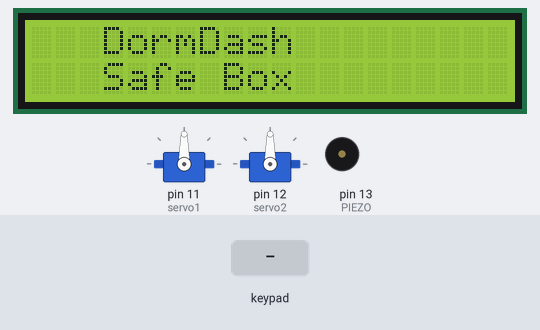
This sketch was run on a simulated Arduino Uno, built with avr-gcc and run on an emulated ATmega328P. Shown: 2 × servo, 20×2 character LCD, buzzer (waves = sounding). The test bench sets the inputs (shaded band).

Above: at 0.4 s.
At 4.5 s:
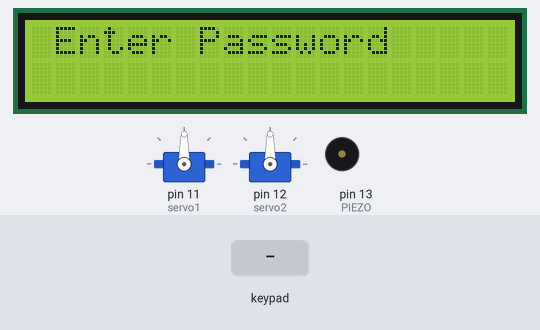
4.6 s: keypad keys 1 2 3 4 5 6 pressed 0.4 s apart
At 5.21 s:
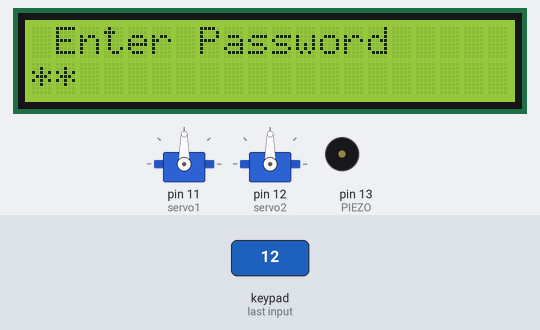
At 7.7 s:
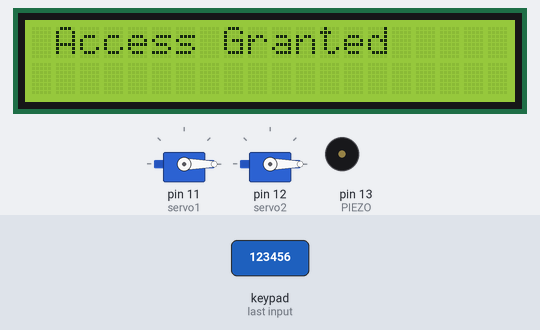
Timing chart, 0 to 9.2 s (numbered marks = the images above; inputs shaded):
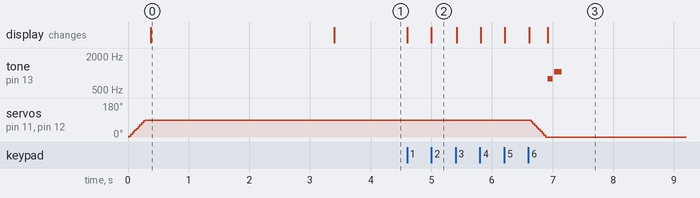

Measured:
- after the input at 4.6 s, tone on pin 13 (PIEZO): silent → 784 Hz after 2.3 s, → silent 0.08 s later, → 1047 Hz 0.02 s later, → silent 0.13 s later; servo on pin 11 (servo1), servo on pin 12 (servo2): moves from 90° to 0° over 0.24 s, starting after 2.0 s; the display: first changes at once (image 2 shows a later state)
- what the display in image 0 shows lasts 3.0 s, from 0.4 s to 3.4 s

The sketch:

keypad.ino
```cpp
#include <LiquidCrystal_I2C.h>
#include <Keypad.h>
#include <Servo.h>

LiquidCrystal_I2C lcd(0x27, 20, 2);

// Declare Servos
Servo servo1;
Servo servo2;

#define Password_Length 7 // Space for six chars + NULL char

#define PIEZO   13 // Passive buzzer
#define NOTE_G4  392
#define NOTE_C5  523
#define NOTE_G5  784
#define NOTE_C6  1047

int pos = 0;    // Variable to store the servo position

char Data[Password_Length]; // Holds input password
char Master[Password_Length] = "123456"; // Master password

byte data_count = 0;
int door = 1; // 1 = closed, 0 = open
unsigned long accessGrantedTime = 0; // Time when access was granted
const unsigned long accessDuration = 60000; // 1 minute in milliseconds

const byte ROWS = 4;
const byte COLS = 4;

char keys[ROWS][COLS] = {
  {'1', '2', '3', 'A'},
  {'4', '5', '6', 'B'},
  {'7', '8', '9', 'C'},
  {'*', '0', '#', 'D'}
};

byte rowPins[ROWS] = {3, 4, 5, 6};
byte colPins[COLS] = {7, 8, 9, 10};

Keypad myKeypad = Keypad(makeKeymap(keys), rowPins, colPins, ROWS, COLS);

int OpenMelody[] = {NOTE_G5, NOTE_C6};
int OpenNoteDurations[] = {12, 8};
int CloseMelody[] = {NOTE_C6, NOTE_G5};
int CloseNoteDurations[] = {12, 8};

#define playOpenMelody() playMelody(OpenMelody, OpenNoteDurations, 2)
#define playCloseMelody() playMelody(CloseMelody, CloseNoteDurations, 2)

void setup() {
  servo1.attach(11);
  servo2.attach(12);

  pinMode(PIEZO, OUTPUT); // Configure buzzer pin as output
  ServoClose(); //Servos start in closed-state on Startup
  lcd.init();
  lcd.backlight();
  lcd.print("   DormDash  ");
  lcd.setCursor(0, 1);
  lcd.print("   Safe Box   ");
  delay(3000);
  lcd.clear();

  //Serial.begin(9600); // Serial for debugging
}

void loop() {
  if (door == 0) {
    // Door is open, check for auto-close
    checkForAutoClose();
  } else {
    // Idle for input
    Open();
  }
}

void clearData() {
  for (byte i = 0; i < Password_Length; i++) {
    Data[i] = 0;
  }
  data_count = 0;
}

void ServoOpen() {
  // Open Servos
  for (pos = 90; pos >= 0; pos -= 5) {
    servo1.write(pos);
    servo2.write(pos);
    delay(15);
  }
}

void ServoClose() {
  // Close Servos
  for (pos = 0; pos <= 90; pos += 5) {
    servo1.write(pos);
    servo2.write(pos);
    delay(15);
  }
}

void Open() {
  lcd.setCursor(0, 0);
  lcd.print(" Enter Password ");

  char customKey = myKeypad.getKey();
  if (customKey) {
    if (customKey == 'D') {
      // Backspace functionality
      if (data_count > 0) {
        data_count--;
        Data[data_count] = '\0';
        lcd.setCursor(data_count, 1);
        lcd.print(' ');
        lcd.setCursor(data_count, 1);
      }
    } else {
      // Main User Input
      if (data_count < Password_Length - 1) {
        Data[data_count] = customKey;
        lcd.setCursor(data_count, 1);
        lcd.print('*'); // Mask input for security
        data_count++;
      }
    }
  }

  if (data_count == Password_Length - 1) {
    Data[data_count] = '\0';
    if (!strcmp(Data, Master)) {
      lcd.clear();
      ServoOpen();
      lcd.print(" Access Granted");
      playOpenMelody();
      door = 0; // Open state
      accessGrantedTime = millis(); // Record the time access was granted
    } else {
      lcd.clear();
      lcd.print(" Access Denied ");
      playCloseMelody();
      delay(1000);
      door = 1; // Closed State
    }
    clearData();
  }
}
//Buzzer
void playMelody(int *melody, int *noteDurations, int notesLength) {
  for (int thisNote = 0; thisNote < notesLength; thisNote++) {
    int noteDuration = 1000 / noteDurations[thisNote];
    tone(PIEZO, melody[thisNote], noteDuration);
    int pauseBetweenNotes = noteDuration * 1.30;
    delay(pauseBetweenNotes);
    noTone(PIEZO);
  }
}

// Auto-close after 1 minute
void checkForAutoClose() {
  if (millis() - accessGrantedTime >= accessDuration) {
    lcd.clear();
    lcd.print(" Closing...");
    ServoClose();
    playCloseMelody();
    delay(2000);
    door = 1;  // Closed State
    lcd.clear();
  }
}
```
